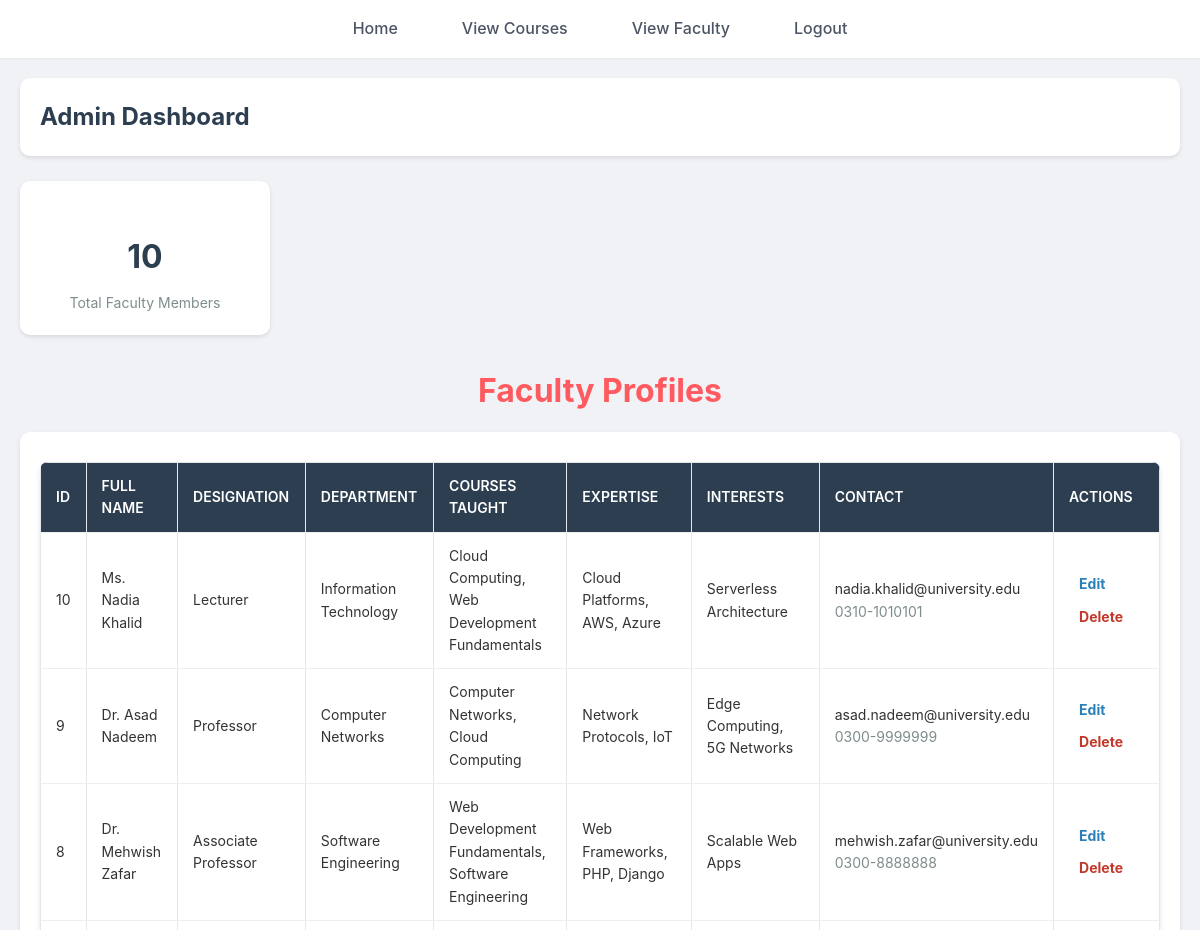
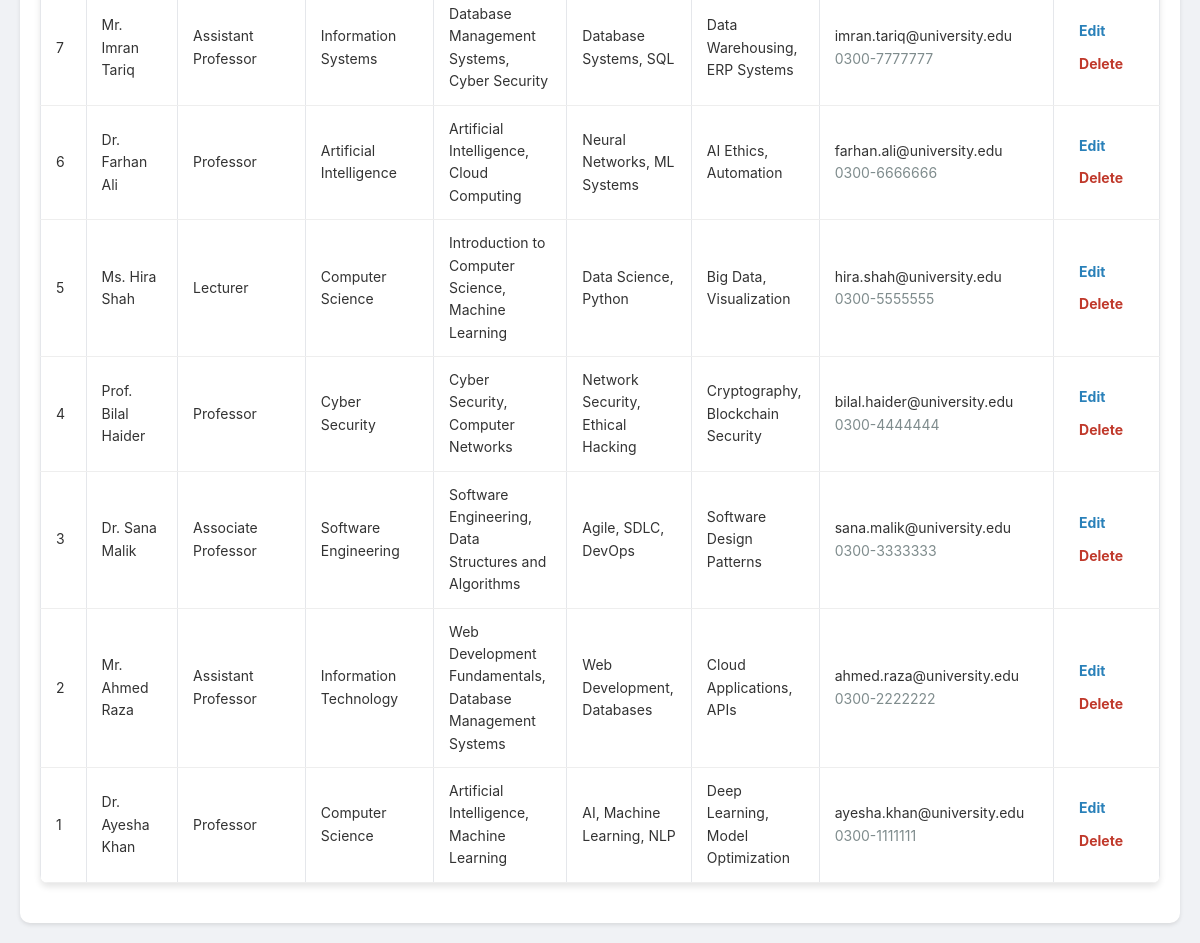
Page /admin/admin_dashboard.php (signed in) on the committed database (2 pictures, top to bottom).
### tables this page shows
CREATE TABLE `faculty` (
  `faculty_id` int(11) NOT NULL,
  `full_name` varchar(100) NOT NULL,
  `email` varchar(100) NOT NULL,
  `phone` varchar(20) DEFAULT NULL,
  `designation` varchar(100) DEFAULT NULL,
  `dept_name` varchar(255) DEFAULT NULL,
  `expertise` text DEFAULT NULL,
  `professional_interest` text DEFAULT NULL,
  `profile_image` varchar(255) DEFAULT NULL,
  `created_by` int(11) DEFAULT NULL,
  `created_at` datetime DEFAULT current_timestamp(),
  `updated_at` datetime DEFAULT current_timestamp() ON UPDATE current_timestamp()
);

### admin/admin_dashboard.php (the view, shortened to what this page needs)
<?php
include "config.php";
$total_faculty_query = $conn->query("SELECT COUNT(*) AS total FROM faculty");
$total_faculty = $total_faculty_query->fetch_assoc()['total'];
$faculty_query = "
    SELECT
        f.faculty_id, f.full_name, f.dept_name, f.designation,
        f.email, f.phone, f.expertise, f.professional_interest,
        GROUP_CONCAT(c.course_name SEPARATOR ', ') AS courses
    FROM faculty f
    LEFT JOIN faculty_courses fc ON f.faculty_id = fc.faculty_id
    LEFT JOIN courses c ON fc.course_id = c.course_id
    GROUP BY f.faculty_id
    ORDER BY f.faculty_id DESC
";
$faculty = $conn->query($faculty_query);
?>
<!DOCTYPE html>
<html lang="en">
<head>
    <link rel="stylesheet" href="../CSS/style.css">
</head>
<body>
    <?php include('navbar.php'); ?>
    <div class="container">
        <div class="header">
            <h1>Admin Dashboard </h1>
        </div>
        <div class="stat-card">
            <h3><?php echo $total_faculty; ?></h3>
            <p>Total Faculty Members</p>
        </div>
            <h2>
                Faculty Profiles
            </h2>
        <div class="section">
            <table>
                <thead>
                    <tr>
                        <th>ID</th>
                        <th>Full Name</th>
                        <th>Designation</th>
                        <th>Department</th>
                        <th>Courses Taught</th>
                        <th>Expertise</th>
                        <th>Interests</th>
                        <th>Contact</th>
                        <th>Actions</th>
                    </tr>
                </thead>
                <tbody>
                    <?php if ($faculty->num_rows > 0): ?>
                        <?php while ($row = $faculty->fetch_assoc()): ?>
                            <tr>
                                <td><?php echo htmlspecialchars($row['faculty_id']); ?></td>
                                <td><?php echo htmlspecialchars($row['full_name']); ?></td>
                                <td><?php echo htmlspecialchars($row['designation']); ?></td>
                                <td><?php echo htmlspecialchars($row['dept_name']); ?></td>
                                <td><?php echo htmlspecialchars($row['courses'] ?? 'N/A'); ?></td>
                                <td><?php echo htmlspecialchars($row['expertise']); ?></td>
                                <td><?php echo htmlspecialchars($row['professional_interest']); ?></td>
                                <td>
                                    <?php echo htmlspecialchars($row['email']); ?><br>
                                    <span style="color:#7f8c8d;"><?php echo htmlspecialchars($row['phone']); ?></span>
                                </td>
                                <td class="action-links">
                                    <a href="add_faculty.php?edit=<?php echo $row['faculty_id']; ?>" class="edit-btn">Edit</a>
                                    <a href="admin_dashboard.php?delete=<?php echo $row['faculty_id']; ?>"
                                       class="delete-btn"
                                       onclick="return confirm('WARNING: Are you sure you want to permanently delete <?php echo addslashes($row['full_name']); ?>?');">
                                        Delete
                                    </a>
                                </td>
                            </tr>
                        <?php endwhile; ?>
                    <?php else: ?>
                        <tr><td colspan="9" style="text-align:center;">No faculty found. Click 'Add New Faculty' to start.</td></tr>
                    <?php endif; ?>
                </tbody>
            </table>
        </div>
    </div>
</body>
</html>

### CSS/style.css (style rules this page uses)
:root { --primary-color: #ff5a5f; --primary-hover: #e14d52; --secondary-color: #ffcc00; --secondary-hover: #e6b800; --text-primary: #1f2937; --text-secondary: #4b5563; --bg-primary: #ffffff; --bg-secondary: #fdf2f2; --border-color: #e5e7eb; --shadow-sm: 0 1px 2px rgba(0, 0, 0, 0.05); --shadow-md: 0 4px 6px rgba(0, 0, 0, 0.1); --shadow-lg: 0 10px 15px rgba(0, 0, 0, 0.15); }
* { margin: 0; padding: 0; box-sizing: border-box; }
body { font-family: 'Inter', sans-serif; background: linear-gradient(to right, #fffaf0, #fff5f5); color: var(--text-primary); line-height: 1.6; }
h1, h2, h3, h4, h5, h6 { margin-top: 30px; font-weight: 700; text-align: center; margin-bottom: 1rem; color: var(--primary-color); }
h1 { font-size: 2.5rem; }
h2 { font-size: 2rem; }
h3 { font-size: 1.5rem; }
table { width: 90%; margin: 20px auto; border-collapse: collapse; background: var(--bg-primary); box-shadow: var(--shadow-md); border-radius: 8px; overflow: hidden; }
th, td { padding: 12px; border: 1px solid var(--border-color); text-align: left; }
th { background: var(--primary-color); color: white; }

### admin/admin_dashboard.php (style rules this page uses)
body { background: #f0f2f5; color: #333; }
.container { max-width: 1250px; margin: 0 auto; padding: 20px; }
.header { background: #fff; padding: 20px; border-radius: 10px; box-shadow: 0 2px 4px rgba(0,0,0,0.1); display: flex; justify-content: space-between; align-items: center; margin-bottom: 25px; }
.header h1 { color: #2c3e50; font-size: 24px; margin: 0; }
.stat-card { background: #fff; padding: 20px; border-radius: 10px; box-shadow: 0 2px 4px rgba(0,0,0,0.1); text-align: center; width: 250px; margin-bottom: 25px; }
.stat-card h3 { font-size: 32px; color: #2c3e50; margin-bottom: 10px; }
.stat-card p { color: #7f8c8d; font-size: 14px; }
.section { background: #fff; padding: 20px; border-radius: 10px; box-shadow: 0 2px 4px rgba(0,0,0,0.1); overflow-x: auto; }
table { width: 100%; border-collapse: collapse; margin-top: 10px; }
th, td { padding: 12px 15px; text-align: left; border-bottom: 1px solid #eee; font-size: 14px; }
th { background: #2c3e50; color: #fff; font-weight: 600; text-transform: uppercase; }
.action-links a { margin-right: 10px; text-decoration: none; font-weight: bold; padding: 5px 10px; border-radius: 3px; transition: background 0.2s; display: inline-block; }
.edit-btn { color: #2980b9; }
.delete-btn { color: #c0392b; }

### rows in the picture
faculty: faculty_id "10", full_name "Ms. Nadia Khalid", designation "Lecturer", dept_name "Information Technology", courses "Cloud Computing, Web Development Fundamentals", expertise "Cloud Platforms, AWS, Azure", professional_interest "Serverless Architecture", email "nadia.khalid@university.edu", phone "0310-1010101"
faculty: faculty_id "9", full_name "Dr. Asad Nadeem", designation "Professor", dept_name "Computer Networks", courses "Computer Networks, Cloud Computing", expertise "Network Protocols, IoT", professional_interest "Edge Computing, 5G Networks", email "asad.nadeem@university.edu", phone "0300-9999999"
faculty: faculty_id "8", full_name "Dr. Mehwish Zafar", designation "Associate Professor", dept_name "Software Engineering", courses "Web Development Fundamentals, Software Engineering", expertise "Web Frameworks, PHP, Django", professional_interest "Scalable Web Apps", email "mehwish.zafar@university.edu", phone "0300-8888888"
faculty: faculty_id "7", full_name "Mr. Imran Tariq", designation "Assistant Professor", dept_name "Information Systems", courses "Database Management Systems, Cyber Security", expertise "Database Systems, SQL", professional_interest "Data Warehousing, ERP Systems", email "imran.tariq@university.edu", phone "0300-7777777"
faculty: faculty_id "6", full_name "Dr. Farhan Ali", designation "Professor", dept_name "Artificial Intelligence", courses "Artificial Intelligence, Cloud Computing", expertise "Neural Networks, ML Systems", professional_interest "AI Ethics, Automation", email "farhan.ali@university.edu", phone "0300-6666666"
faculty: faculty_id "5", full_name "Ms. Hira Shah", designation "Lecturer", dept_name "Computer Science", courses "Introduction to Computer Science, Machine Learning", expertise "Data Science, Python", professional_interest "Big Data, Visualization", email "hira.shah@university.edu", phone "0300-5555555"
faculty: faculty_id "4", full_name "Prof. Bilal Haider", designation "Professor", dept_name "Cyber Security", courses "Cyber Security, Computer Networks", expertise "Network Security, Ethical Hacking", professional_interest "Cryptography, Blockchain Security", email "bilal.haider@university.edu", phone "0300-4444444"
faculty: faculty_id "3", full_name "Dr. Sana Malik", designation "Associate Professor", dept_name "Software Engineering", courses "Software Engineering, Data Structures and Algorithms", expertise "Agile, SDLC, DevOps", professional_interest "Software Design Patterns", email "sana.malik@university.edu", phone "0300-3333333"
faculty: faculty_id "2", full_name "Mr. Ahmed Raza", designation "Assistant Professor", dept_name "Information Technology", courses "Web Development Fundamentals, Database Management Systems", expertise "Web Development, Databases", professional_interest "Cloud Applications, APIs", email "ahmed.raza@university.edu", phone "0300-2222222"
faculty: faculty_id "1", full_name "Dr. Ayesha Khan", designation "Professor", dept_name "Computer Science", courses "Artificial Intelligence, Machine Learning", expertise "AI, Machine Learning, NLP", professional_interest "Deep Learning, Model Optimization", email "ayesha.khan@university.edu", phone "0300-1111111"

### other values in the picture
$total_faculty "10"
